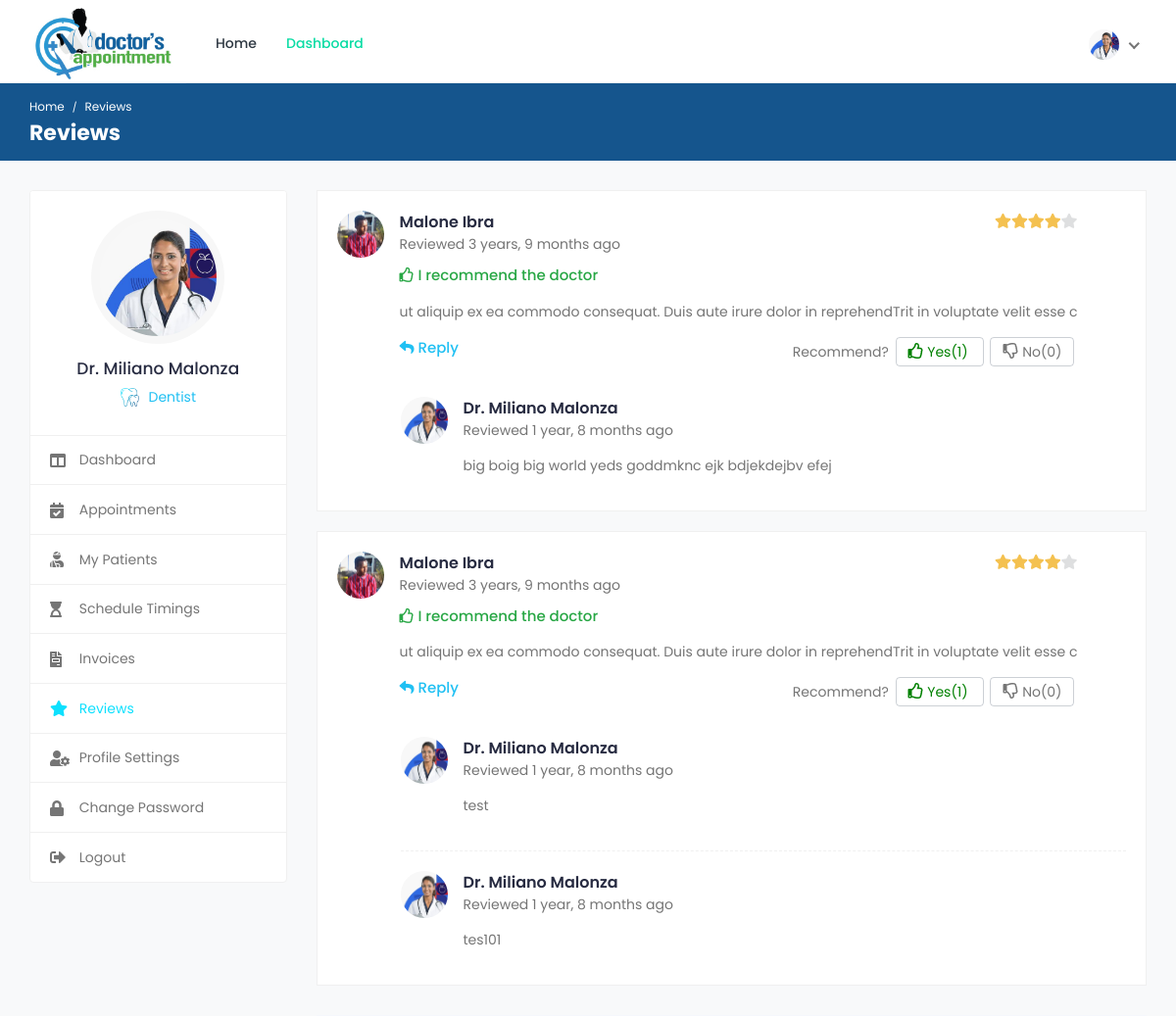
The app's page /doctors/reviews/ (signed in) with its own data.
### appointments/models.py (models this page shows, shortened)
class Doctor(models.Model):
	user = models.OneToOneField(User, on_delete=models.CASCADE)
	image = models.ImageField('Profile Image', upload_to='Image/Doctors',
		max_length=500, default='dummy.png')
	first_name = models.CharField('First Name', max_length=50)
	second_name =  models.CharField('Second Name', max_length=50)
	title = models.CharField('Title', max_length=200, default='Dr.')
	phone_no = models.CharField('Phone Number', max_length=50)
	email = models.EmailField('Email', max_length=250)
	gender = models.CharField('Gender', max_length=10)
	d_o_b = models.DateField('Date of Birth', blank=True)
	biography = models.CharField('Biography', max_length=1000, blank=True)
	address_line1 = models.CharField('Address Line 1', max_length=200, blank=True)
	address_line2 = models.CharField('Address Line 2', max_length=200, blank=True)
	country = models.CharField('Country', max_length=100, blank=True)
	county = models.CharField('County', max_length=100, blank=True)
	town = models.CharField('Town', max_length=100, blank=True)
	pricing =  models.FloatField('Amount', default=0.00)
	services = models.CharField('Services', max_length=1000, blank=True)
	specialization = models.CharField('Specialization', max_length=1000, blank=True)
	clinic = models.CharField('Clinic', max_length=100, blank=True)
	clinic_address = models.CharField('Clinic Address', max_length=100, blank=True)
	speciality = models.OneToOneField(Speciality, on_delete=models.CASCADE)
	drclinic = models.ForeignKey(Clinic, on_delete=models.CASCADE)
	''' user, image, first_name, second_name, title, phone_no, email, gender, d_o_b, biography,
	address_line1, address_line2, country, county, town, pricing, services, specialization, clinic,
	clinic_address, speciality'''

class Speciality(models.Model):
	name = models.CharField('Name', max_length=100)
	image = models.ImageField('Image', upload_to='Image/Speciality', max_length=500)

class Review(models.Model):
	appointment = models.ForeignKey(Appointment, on_delete=models.CASCADE, blank=True)
	date = models.DateTimeField('Review Date', auto_now_add=True)
	rate = models.IntegerField('Rate')
	recommend = models.BooleanField('Recommend', default=False)
	text = models.CharField('Review Title', max_length=150, blank=True)
	def review_rate(self):
		count = {}
		rate_val = self.rate + 1
		for x in range(1,rate_val):
			count.setdefault(x, 'filled')
		for x in range(rate_val,6):
			count.setdefault(x, ' ')
		return count
	def replies(self):
		replies = Reply.objects.filter(review=self.id)
		return replies
	def doctor_liked(self):
		liked = LikedReview.objects.filter(user=self.appointment.doctor.user.id, review=self.id)
		if liked.count()>0:
			return liked[0].recommend
		else:
			return None
	def total_likes(self):
		likes = LikedReview.objects.filter(review=self.id, recommend=True)
		return likes.count()
	def total_dislikes(self):
		dislikes = LikedReview.objects.filter(review=self.id, recommend=False)
		return dislikes.count()

class Appointment(models.Model):
	doctor = models.ForeignKey(Doctor, on_delete=models.CASCADE)
	patient = models.ForeignKey(Patient, on_delete=models.CASCADE)
	purpose = models.CharField('Purpose', max_length=50)
	category = models.CharField('Type', max_length=50)
	amount = models.FloatField('Amount', default=0.00)
	status = models.CharField('Status', max_length=50)
	date = models.DateTimeField('Appointment Date', auto_now_add=True)
	booking_date = models.DateTimeField('Booking Date')
	follow_up_date = models.DateTimeField('Follow Up', null=True)

class Patient(models.Model):
	user = models.OneToOneField(User, on_delete=models.CASCADE)
	image = models.ImageField('Profile Image', upload_to='Image/Patient/Profile/',
		max_length=500, default='dummy.png')
	first_name = models.CharField('First Name', max_length=50)
	second_name = models.CharField('Second Name', max_length=50)
	d_o_b = models.DateField('Date Of Birth')
	gender = models.CharField('Gender', max_length=10)
	email = models.CharField('Email', max_length=50)
	phone_no = models.CharField('Phone Number', max_length=20)
	blood_group = models.CharField('Blood Group', max_length=5)
	country = models.CharField('Country', max_length=50)
	county = models.CharField('County', max_length=50)
	town = models.CharField('Town', max_length=50)
	street_lane = models.CharField('Street/Lane', max_length=50)

class Reply(models.Model):
	review = models.ForeignKey(Review, on_delete=models.CASCADE)
	user = models.ForeignKey(User, on_delete=models.CASCADE)
	date = models.DateTimeField('Review Date', auto_now_add=True)
	text = models.CharField('Review Title', max_length=150)
	def get_user(self):
		usr = self.user
		group = usr.groups.get()
		if group.name=='patients_group':
			patient = Patient.objects.get(user=usr.id)
			return patient
		elif group.name=='doctors_group':
			doctor = Doctor.objects.get(user=usr.id)
			return doctor
		else:
			return user

### appointments/views.py (the view)
# urls.py: path('doctors/reviews/', views.reviews, name='reviews'),
@login_required(login_url='/login/')
@user_passes_test(check_doctor, login_url='/login/')
@user_passes_test(check_settings, login_url='/doctors/profile-settings/')
def reviews(request):
	doctor = Doctor.objects.get(user=request.user.id)
	reviews = Review.objects.filter(appointment__doctor=doctor.id)
	return render(request, 'doctors/reviews.html', {'profile': doctor, 'reviews': reviews})

### appointments/views.py (called while the page is built)
def check_doctor(user):
	group = user.groups.get()
	return group.name=='doctors_group'

def check_settings(user):
	profile = Doctor.objects.filter(user=user.id)
	return profile.count()>=1

### appointments/templates/doctors/reviews.html (shortened to what this page needs)
{% extends "doctors/base.html" %}
{% load static %}
{% block breadcrumb %}Reviews{% endblock %}
{% block breadcrumb1 %}Reviews{% endblock %}
{% block sidenav %}
	<ul>
		<li>
			<a href="{% url 'doctor-dashboard' %}">
				<i class="fas fa-columns"></i>
				<span>Dashboard</span>
			</a>
		</li>
		<li>
			<a href="{% url 'appointments' %}">
				<i class="fas fa-calendar-check"></i>
				<span>Appointments</span>
			</a>
		</li>
		<li>
			<a href="{% url 'my-patients' %}">
				<i class="fas fa-user-injured"></i>
				<span>My Patients</span>
			</a>
		</li>
		<li>
			<a href="{% url 'schedule-timings' %}">
				<i class="fas fa-hourglass-start"></i>
				<span>Schedule Timings</span>
			</a>
		</li>
		<li>
			<a href="{% url 'invoices' %}">
				<i class="fas fa-file-invoice"></i>
				<span>Invoices</span>
			</a>
		</li>
		<li class="active">
			<a href="{% url 'reviews' %}">
				<i class="fas fa-star"></i>
				<span>Reviews</span>
			</a>
		</li>
		<li>
			<a href="{% url 'doctor-profile-settings' %}">
				<i class="fas fa-user-cog"></i>
				<span>Profile Settings</span>
			</a>
		</li>
		<li>
			<a href="{% url 'doctor-change-password' %}">
				<i class="fas fa-lock"></i>
				<span>Change Password</span>
			</a>
		</li>
		<li>
			<a href="{% url 'logout' %}">
				<i class="fas fa-sign-out-alt"></i>
				<span>Logout</span>
			</a>
		</li>
	</ul>
{% endblock %}
{% block content %}
	<div class="col-md-7 col-lg-8 col-xl-9">
		<div class="doc-review review-listing">
			<ul class="comments-list">
			{% for review in reviews %}
				<li>
					<div class="comment">
						<img class="avatar rounded-circle" alt="User Image" src="{{review.appointment.patient.image.url}}">
						<div class="comment-body">
							<div class="meta-data">
								<span class="comment-author">{{review.appointment.patient.first_name}} {{review.appointment.patient.second_name}}</span>
								<span class="comment-date">Reviewed {{ review.date|timesince }} ago</span>
								<div class="review-count rating">
								{% for rate in review.review_rate.values %}
									<i class="fas fa-star {{rate}}"></i>
								{% endfor %}
								</div>
							</div>
							{% if review.recommend %}
								<p class="recommended">
									<i class="far fa-thumbs-up"></i> I recommend the doctor
								</p>
							{% elif not review.recommend %}
								<p class="recommended" style="color: red;">
									<i class="far fa-thumbs-down"></i> I do not recommend the doctor
								</p>
							{% endif %}
							<p class="comment-content">
								{{review.text}}
							</p>
							<div class="comment-reply">
								<a class="comment-btn" href="#" data-toggle="modal" data-target="#add_reply_{{review.id}}">
									<i class="fas fa-reply"></i> Reply
								</a>
								<p class="recommend-btn">
									<span>Recommend?</span>
									{% if review.doctor_liked == None %}
										<a href="{% url 'like-review' review.id %}" class="like-btn ajax-link">
											<i class="far fa-thumbs-up"></i> Yes({{review.total_likes}})
										</a>
										<a href="{% url 'dislike-review' review.id %}" class="dislike-btn ajax-link">
											<i class="far fa-thumbs-down"></i> No({{review.total_dislikes}})
										</a>
									{% elif review.doctor_liked %}
										<a href="{% url 'like-review' review.id %}" class="like-btn ajax-link" style="color: green;">
											<i class="far fa-thumbs-up"></i> Yes({{review.total_likes}})
										</a>
										<a href="{% url 'dislike-review' review.id %}" class="dislike-btn ajax-link">
											<i class="far fa-thumbs-down"></i> No({{review.total_dislikes}})
										</a>
									{% endif %}
								</p>
							</div>
						</div>
					</div>
					<ul class="comments-reply">
					{% for reply in review.replies %}
						<li>
							<div class="comment">
								<img class="avatar rounded-circle" alt="User Image" src="{{reply.get_user.image.url}}">
								<div class="comment-body">
									<div class="meta-data">
										<span class="comment-author">{{reply.get_user.title}} {{reply.get_user.first_name}} {{reply.get_user.second_name}}</span>
										<span class="comment-date">Reviewed {{reply.date|timesince}} ago</span>
									</div>
									<p class="comment-content">
										{{reply.text}}
									</p>
								</div>
							</div>
						</li>
					{% endfor %}
					</ul>
				</li>
			{% endfor %}
			</ul>
		</div>
	</div>
{% endblock %}

### appointments/templates/doctors/base.html (shortened to what this page needs)
<!DOCTYPE html>
<html lang="en">
<head>
		{% load static %}
		<link rel="stylesheet" href="{% static 'cas/css/bootstrap.min.css' %}">
		<link rel="stylesheet" href="{% static 'cas/plugins/fontawesome/css/fontawesome.min.css' %}">
		<link rel="stylesheet" href="{% static 'cas/plugins/fontawesome/css/all.min.css' %}">
		<link rel="stylesheet" href="{% static 'cas/css/style.css' %}">
	</head>
	<body>
		<div class="main-wrapper">
			<header class="header">
				<nav class="navbar navbar-expand-lg header-nav">
					<div class="navbar-header">
						<a href="{% url 'index' %}" class="navbar-brand logo">
							<img src="{% static 'cas/img/logo.png' %}" class="img-fluid" alt="Logo">
						</a>
					</div>
					<div class="main-menu-wrapper">
						<ul class="main-nav">
							<li>
								<a href="{% url 'index' %}">Home</a>
							</li>
							<li class="active"><a href="{% url 'doctor-dashboard' %}">Dashboard</a></li>
						</ul>
					</div>
					<ul class="nav header-navbar-rht">
						<li class="nav-item dropdown has-arrow logged-item">
							<a href="#" class="dropdown-toggle nav-link" data-toggle="dropdown">
								<span class="user-img">
									<img class="rounded-circle" src="{{profile.image.url}}" width="31" alt="{{user.first_name}} {{user.last_name}}">
								</span>
							</a>
						</li>
					</ul>
				</nav>
			</header>
			<div class="breadcrumb-bar">
				<div class="container-fluid">
					<div class="row align-items-center">
						<div class="col-md-12 col-12">
							<nav aria-label="breadcrumb" class="page-breadcrumb">
								<ol class="breadcrumb">
									<li class="breadcrumb-item"><a href="{% url 'index' %}">Home</a></li>
									<li class="breadcrumb-item active" aria-current="page">{% block breadcrumb %}{% endblock %}</li>
								</ol>
							</nav>
							<h2 class="breadcrumb-title">{% block breadcrumb1 %} {% endblock %}</h2>
						</div>
					</div>
				</div>
			</div>
			<div class="content">
				<div class="container-fluid">
					<div class="row">
						<div class="col-md-5 col-lg-4 col-xl-3 theiaStickySidebar">
							<div class="profile-sidebar">
								<div class="widget-profile pro-widget-content">
									<div class="profile-info-widget">
										<a href="#" class="booking-doc-img">
											<img src="{{profile.image.url}}" alt="User Image">
										</a>
										<div class="profile-det-info">
											<h3>{{profile.title}} {{user.first_name}} {{user.last_name}}</h3>
											{% if profile != None %}
											<div class="patient-details">
												<p class="doc-department"><img src="{{profile.speciality.image.url}}" class="img-fluid" alt="S">{{profile.speciality.name}}</p>
											</div>
											{% endif %}
										</div>
									</div>
								</div>
								<div class="dashboard-widget">
									<nav class="dashboard-menu">
										{% block sidenav %}
										{% endblock %}
									</nav>
								</div>
							</div>
						</div>
						{% block content %}
						{% endblock %}
					</div>
				</div>
			</div>
		</div>
	</body>
</html>

### records on screen
Doctor: image (picture), title "Dr.", speciality.image (picture), speciality.name "Dentist"
Review: appointment.patient.image (picture), appointment.patient.first_name "Malone", appointment.patient.second_name "Ibra", date "3 years, 9 months", rate 4 (drawn), recommend True (drawn), text "ut aliquip ex ea commodo consequat. Duis aute irure dolor in reprehendTrit in voluptate velit esse c", total_likes "1", total_dislikes "0"
Reply: get_user.image (picture), get_user "Dr.", get_user.first_name "Miliano", get_user.second_name "Malonza", date "1 year, 8 months", text "big boig big world yeds goddmknc ejk bdjekdejbv efej"
Review: appointment.patient.image (picture), appointment.patient.first_name "Malone", appointment.patient.second_name "Ibra", date "3 years, 9 months", rate 4 (drawn), recommend True (drawn), text "ut aliquip ex ea commodo consequat. Duis aute irure dolor in reprehendTrit in voluptate velit esse c", total_likes "1", total_dislikes "0"
Reply: get_user.image (picture), get_user "Dr.", get_user.first_name "Miliano", get_user.second_name "Malonza", date "1 year, 8 months", text "test"
Reply: get_user.image (picture), get_user "Dr.", get_user.first_name "Miliano", get_user.second_name "Malonza", date "1 year, 8 months", text "tes101"

### other values on screen
{{ user.first_name }} "Miliano"
{{ user.last_name }} "Malonza"
